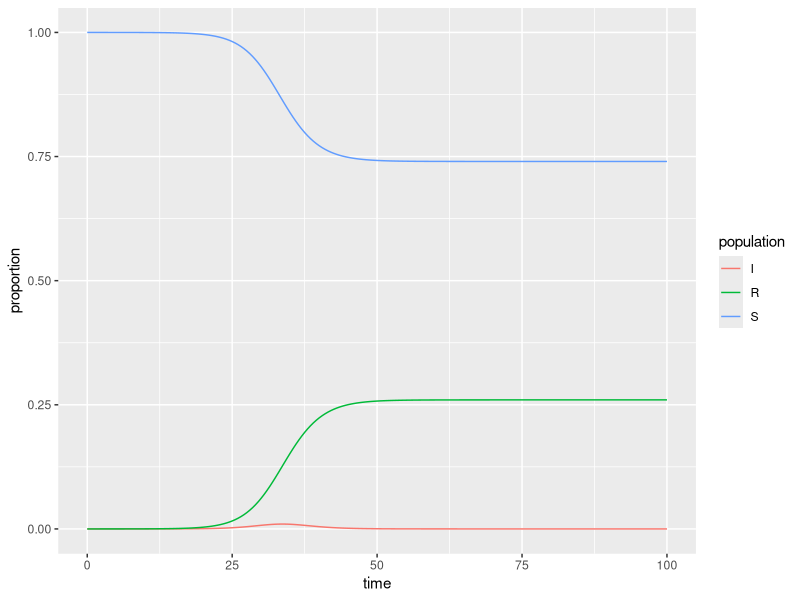

R code for this plot:
## ---- chunk 1
#| message: false
#| warning: false
library(tidyverse)
library(deSolve)
## ---- chunk 2
# Proportion in each compartment: Susceptible 0.999999, Infected 0.000001, Recovered 0 (these are directly from the example linked above) ----
init <- c(S = 1-1e-6, I = 1e-6, R = 0.0)

# beta: infection parameter; gamma: recovery parameter ----
parameters <- c(beta = 2.316, gamma = 2)

# time frame ----
times <- seq(0, 100, by = 0.5)
## ---- chunk 3
# Build the function with all ----
sir <- function(time, init, parameters) {

  with(as.list(c(init, parameters)), {
    dS <- -beta * S * I
    dI <-  beta * S * I - gamma * I
    dR <-  gamma * I
    
    return(list(c(dS, dI, dR)))
    
  })
  
}
## ---- chunk 4
# Solve using `deSolve::ode()` ----
approximation <- ode(y = init, times = times, func = sir, parms = parameters)
## ---- chunk 5
# Get output into a data frame ----
approx_df <- as.data.frame(approximation)

# Pivot longer so R will do the work for us ----
approx_long <- approx_df %>% 
  pivot_longer(cols = S:R, names_to = "population", values_to = "proportion")
## ---- chunk 6
ggplot(data = approx_long, aes(x = time, y = proportion)) +
  geom_line(aes(color = population))
